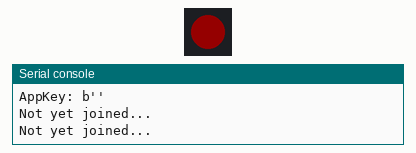
Bench run of a program on a simulated Pycom board running MicroPython. Shown: 1 RGB LEDs in strip order, left to right, the last lines printed to the serial console. Dim RGB values are drawn brighter than linear; no radio messages arrive unless stated (any console line starting 'radio sent:' is added by the test bench); the LoRaWAN join succeeds after 3 s and a send takes 0.1 s.

Above: at 3.5 s.
At 35.0 s:
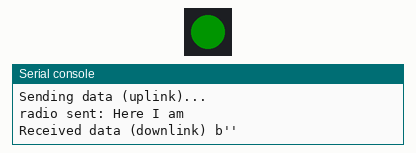
Timing chart, 0 to 84.0 s (numbered marks = the images above):
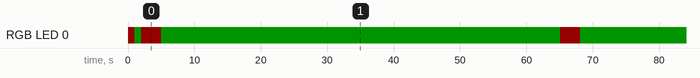

Measured:
- by itself, RGB LED 0: goes RGB(20, 0, 0) 1.0 s, RGB(0, 20, 0) 1.0 s, RGB(20, 0, 0) 3.0 s, RGB(0, 20, 0) 60.1 s, RGB(20, 0, 0) 3.0 s, RGB(0, 20, 0) 60.1 s, then RGB(20, 0, 0)

The program:

main.py
```python
import time
import pycom
import binascii
import socket
import sys
from network import LoRa

# Disable heartbeat LED and do startup round
pycom.heartbeat(False)

pycom.rgbled(0x140000) # Red
time.sleep(1)
pycom.rgbled(0x001400) # Green
time.sleep(1)
pycom.rgbled(0x000014) # Blue

while True:
    # Initialize LoRa in LORAWAN mode.
    lora = LoRa(mode=LoRa.LORAWAN)

    # create an OTAA authentication parameters
    app_eui = binascii.unhexlify('')
    app_key = binascii.unhexlify('')

    print("DevEUI: %s" % (binascii.hexlify(lora.mac())))
    print("AppEUI: %s" % (binascii.hexlify(app_eui)))
    print("AppKey: %s" % (binascii.hexlify(app_key)))

    # join a network using OTAA (Over the Air Activation)
    lora.join(activation=LoRa.OTAA, auth=(app_eui, app_key), timeout=0)

    # wait until the module has joined the network
    while not lora.has_joined():
        pycom.rgbled(0x140000) # Red
        time.sleep(0.5)
        print('Not yet joined...')

    print('OTAA joined')
    pycom.rgbled(0x001400) # Green

    # create a LoRa socket
    s = socket.socket(socket.AF_LORA, socket.SOCK_RAW)

    # set the LoRaWAN data rate
    s.setsockopt(socket.SOL_LORA, socket.SO_DR, 5)
    print('Sending data (uplink)...')
    s.send('Here I am')


    s.setblocking(False)
    data = s.recv(64)
    print('Received data (downlink)', data)
    time.sleep(60)
```
